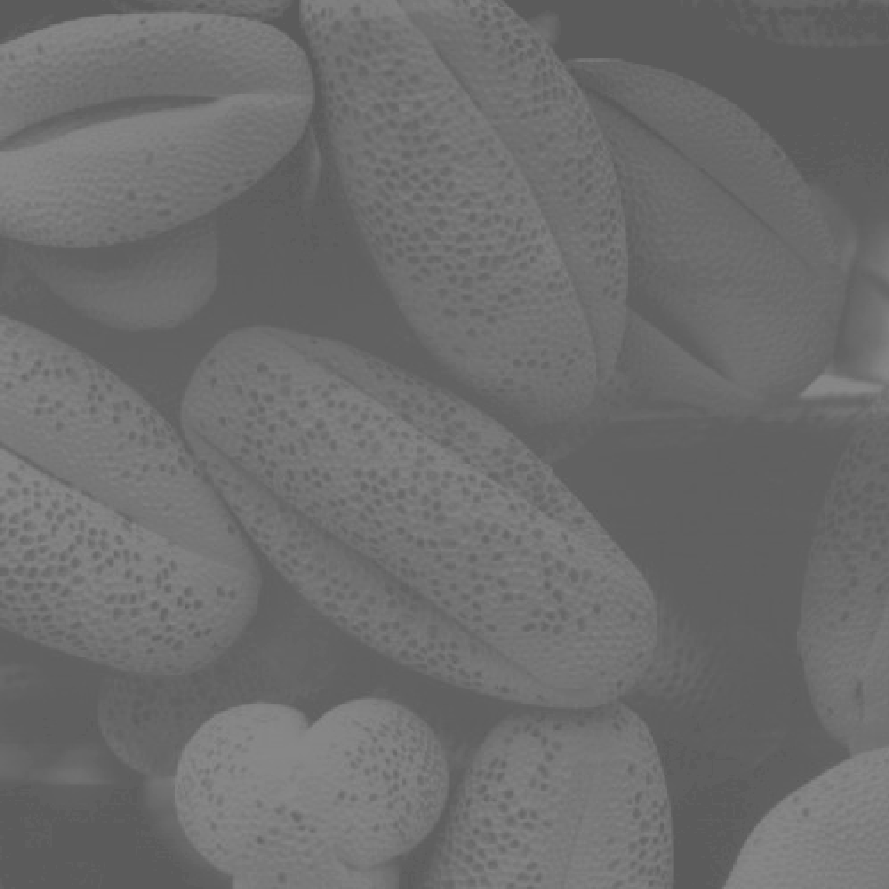
%> input picture 13. Histogram/pollen.tif, 889 x 889 px
$ octave Histogram.m   (GNU Octave 9; MATLAB toolbox functions it lacks are replaced by stand-ins)
%> lines starting %> are read from the running program, lines starting %| are printed output that depends on the picture
img = imread('pollen.tif');
%> img is the input picture: size 889x889 uint8; min 91, max 138, mean 109.1
imhist(img);
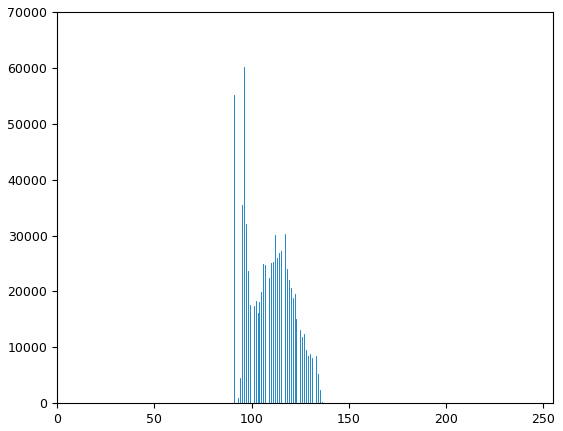
%> figure redrawn from the program's plot data; highest point at x = 96, y = 60247
new = histeq(img);
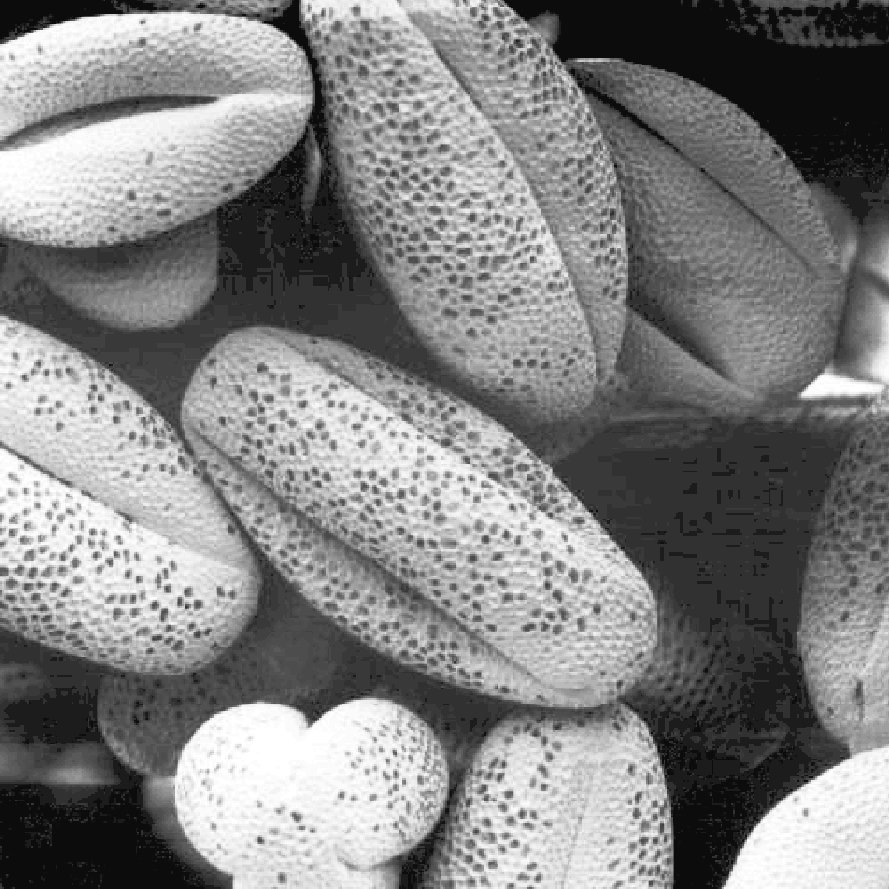
%> new: size 889x889 uint8; min 12, max 255, mean 130.1
imshow(img);
figrue;
%> (this line was passed over: figrue is not available in this run)
imshow(new);
figrue;
%> (this line was passed over: figrue is not available in this run)
imhist(new);
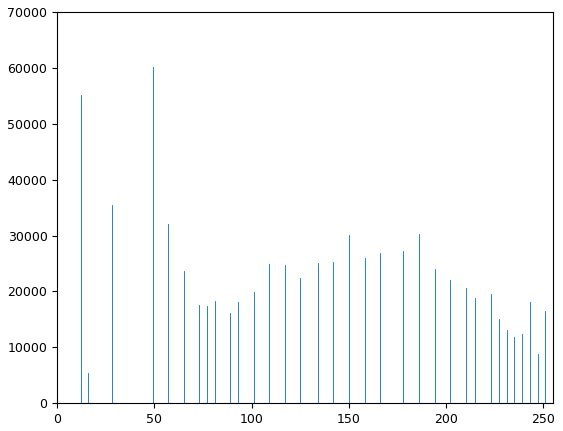
%> figure redrawn from the program's plot data; highest point at x = 49, y = 60247
figrue;
%> (this line was passed over: figrue is not available in this run)
imhist(img);
